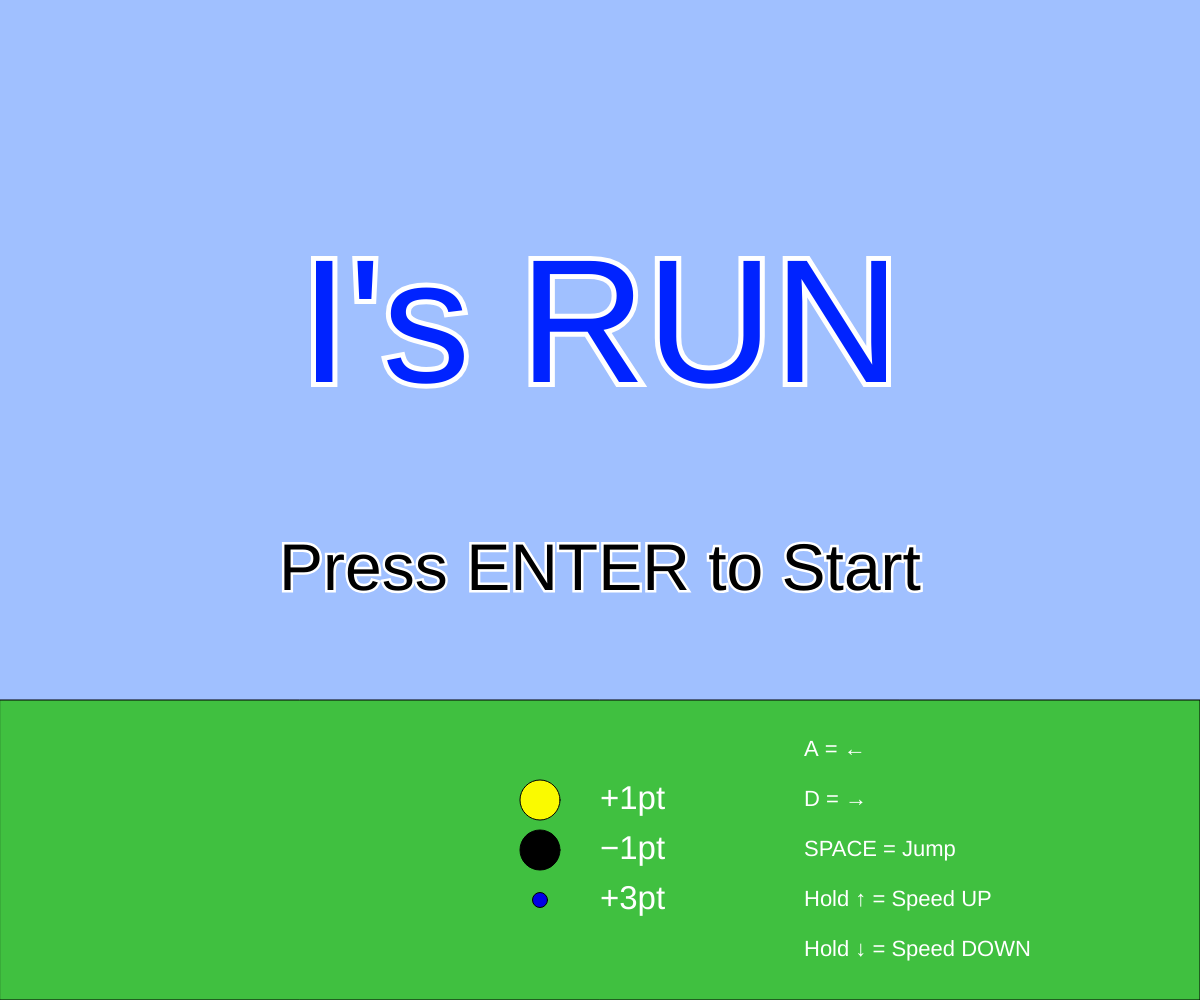
Frame 1 (no input)
Frame 60 (no input): identical to frame 1, image omitted
Frame 120 (the mouse pressed at the canvas centre since frame 60): identical to frame 1, image omitted

The p5.js sketch that drew this single still picture (run headless with seeded random() and noise() and a simulated clock; from frame 60 on, the mouse is pressed at the canvas centre):

// p5.js sketch
// ── sketch.js
// 最終課題を制作しよう

let x, y;
let vx, vy;
const g = 1;
let enemies;
let stars;
let s =0;




function setup(){
  createCanvas(windowWidth,windowHeight);
  prepare();

}

function windowResized(){
  resizeCanvas(windowWidth, windowHeight);
}


function draw(){
  background(160,192,255);
  const groundY = height * 0.7;
  fill(64, 192, 64);
  rect(0, groundY, width, height - groundY);




  if(keyIsDown(ENTER)){
    return game = true;
  }
  if(keyIsDown(ESCAPE)){
    return game = false;
  }


  if(game){
    gamestart();
  }
  if(!game){
    prepare();
    title();
    rule();
  }

}


function title(){
  push();
  textAlign(CENTER,CENTER);
  textSize(width*0.08+height*0.08);
  fill(0,35,255);
  stroke(255);
  strokeWeight(10);
  text("I's RUN",width/2,height/3);
  textSize(width*0.03+height*0.03);
  fill(0);
  stroke(255);
  strokeWeight(5);
  text("Press ENTER to Start",width/2,height*4/7);
  pop();
}


function prepare(){
  s=0;
  vx=0;
  vy=0;
  x=width*0.3;
  y=height*0.5;
  enemies = [];
  stars = [];
  supers = [];
  villans = [];
  game = false; 
}



function gamestart(){
  background(160,192,255);
  const groundY = height * 0.7;
  fill(64, 192, 64);
  rect(0, groundY, width, height - groundY);


  const size = height*0.1;
  let speed = 7;

  if(keyIsDown(UP_ARROW)){speed += 5;}
  if(keyIsDown(DOWN_ARROW)){speed -= 5;}
  speed = constrain(speed,-10,100);

  if(keyIsDown("A".charCodeAt(0))){x -= 10;}
  if(keyIsDown("D".charCodeAt(0))){x += 10;}
  x = constrain(x,size/2,width-(size/2));
  y = constrain(y,0,height*0.6);

  x += vx;
  y += vy;
  vy += g;
  if(y > height*0.6){ 
    if(keyIsDown(" ".charCodeAt(0))){
      if(y <= height*0.2){
        vy = g*vy;
      }
      else
        {vy = -2*g * vy; 
      }
    }
  }
  else{vy += g;}

  vx = constrain(vx, -20, 20);
  vy = constrain(vy, -20, 20);
  x += vx;
  y += vy;


  fill(220,0,0);
  ellipse(x, y, size, size);




  for(let i=0; i<enemies.length; i++){
    let e = enemies[i];
    fill(0);
    ellipse(e.x,e.y,e.size);
    e.x -= e.vx;
  }
  if(frameCount % 40 === 0){
    let e = {x:width,y:random(height*0.3,groundY-15),vx:speed,vy:0,size:height*0.04};
    enemies.push(e);
  }
  
  const activeEnemies = [];
  for(let i = 0; i < enemies.length; i++){
    let e = enemies[i];
    let hit = false;
    const distance = dist(x,y,e.x,e.y);
    const radian = (size+e.size)/2;
    if(distance<radian){
      hit=true;
    }
    if(hit){s--;}
    if(!hit){activeEnemies.push(e);}
  }
  enemies = activeEnemies;

  


  for(let i=0; i<stars.length; i++){
    let st = stars[i];
    fill(250,250,0);
    ellipse(st.x,st.y,st.size);
    st.x -= st.vx;
  }
  if(frameCount % 40 === 0){
    let st = {x:width,y:random(height*0.3,groundY-15),vx:speed+2,vy:0,size:height*0.04};
    stars.push(st);
  }
  
  const activeStars = [];
  for(let i = 0; i < stars.length; i++){
    let st = stars[i];
    let hit = false;
    const distance = dist(x,y,st.x,st.y);
    const radian = (size+st.size)/2;
    if(distance<radian){
      hit=true;
    }
    if(hit){s++;}
    if(!hit){activeStars.push(st);}
  }
  stars = activeStars;




  for(let i=0; i<supers.length; i++){
    let e = supers[i];
    fill(0,0,230);
    ellipse(e.x,e.y,e.size);
    e.x -= e.vx;
  }
  if(frameCount % 80 === 0){
    let e = {x:width,y:random(height*0.3,groundY),vx:speed+10,vy:0,size:height*0.015};
    supers.push(e);
  }
  
  const activeSupers = [];
  for(let i = 0; i < supers.length; i++){
    let e = supers[i];
    let hit = false;
    const distance = dist(x,y,e.x,e.y);
    const radian = (size+e.size)/2;
    if(distance<radian){
      hit=true;
    }
    if(hit){s += 3;}
    if(!hit){activeSupers.push(e);}
  }
  supers = activeSupers;



  if(s>=150){
    for(let i=0; i<villans.length; i++){
      let e = villans[i];
      fill(170,0,255);
      ellipse(e.x,e.y,e.size);
      e.x -= e.vx;
    }
    if(frameCount % 70 === 0){
      let e = {x:width,y:random(height*0.3,groundY-15),vx:speed+5,vy:0,size:height*0.02};
      villans.push(e);
    }

    const activeVillans = [];
    for(let i = 0; i < villans.length; i++){
      let e = villans[i];
      let hit = false;
      const distance = dist(x,y,e.x,e.y);
      const radian = (size+e.size)/2;
      if(distance<radian){
        hit=true;
      }
      if(hit){s -= 5;}
      if(!hit){activeVillans.push(e);}
    }
    villans = activeVillans;
  }



  score(s,width*0.2,height*0.8);
  rule();

}



function score(s,x,y){
  push();
  textSize(width*0.03+height*0.03);
  textAlign(RIGHT, CENTER);
  fill(255);
  stroke(0,35,255);
  strokeWeight(8);
  text(s+"pt",x,y);
  pop();

  push();
  textSize(width*0.02+height*0.02);
  textAlign(LEFT, CENTER);
  fill(255);
  text("ESC = Retry",x-width*0.05,y+height*0.1);
  pop();

  push();
  textSize(width*0.02+height*0.02);
  textAlign(LEFT, CENTER);
  fill(255);
  strokeWeight(6);
  if(s<10){
    stroke(120);
    text("RankE",x+(width*0.03),y);}
  if(s>=10 && s<30){
    stroke(0,130,60);
    text("RankD",x+(width*0.03),y);}
  if(s>=30 && s<50){
    stroke(255,220,0);
    text("RankC",x+(width*0.03),y);}
  if(s>=50 && s<70){
    stroke(0,50,210);
    text("RankB",x+(width*0.03),y);}
  if(s>=70 && s<100){
    stroke(220,0,0);
    text("RankA",x+(width*0.03),y);}
  if(s>=100 && s<500){
    stroke(230,180,34);
    text("RankS",x+(width*0.03),y);}
  if(s>=500 && s<1000){
    stroke(212);
    text("RankSS",x+(width*0.03),y);}
  if(s>=1000){
    stroke(170,0,255);
    text("RankZ",x+(width*0.03),y);}
  pop();
}



function rule(){
  push();
  textSize(width*0.015+height*0.015);
  textAlign(LEFT, CENTER);
  fill(255);
  text("+1pt",width*0.5,height*0.8);
  text("−1pt",width*0.5,height*0.85);
  text("+3pt",width*0.5,height*0.9);
  if(s>=150){text("−5pt",width*0.5,height*0.95);}

  fill(250,250,0);
  ellipse(width*0.45,height*0.8,height*0.04);
  fill(0);
  ellipse(width*0.45,height*0.85,height*0.04);
  fill(0,0,230);
  ellipse(width*0.45,height*0.9,height*0.015);
  if(s>=150){
    fill(170,0,255);
    ellipse(width*0.45,height*0.95,height*0.02);
  }

  textSize(width*0.01+height*0.01);
  fill(255);
  text("A = ←",width*0.67,height*0.75);
  text("D = →",width*0.67,height*0.8);
  text("SPACE = Jump",width*0.67,height*0.85);
  text("Hold ↑ = Speed UP",width*0.67,height*0.9);
  text("Hold ↓ = Speed DOWN",width*0.67,height*0.95);
  pop();
}
